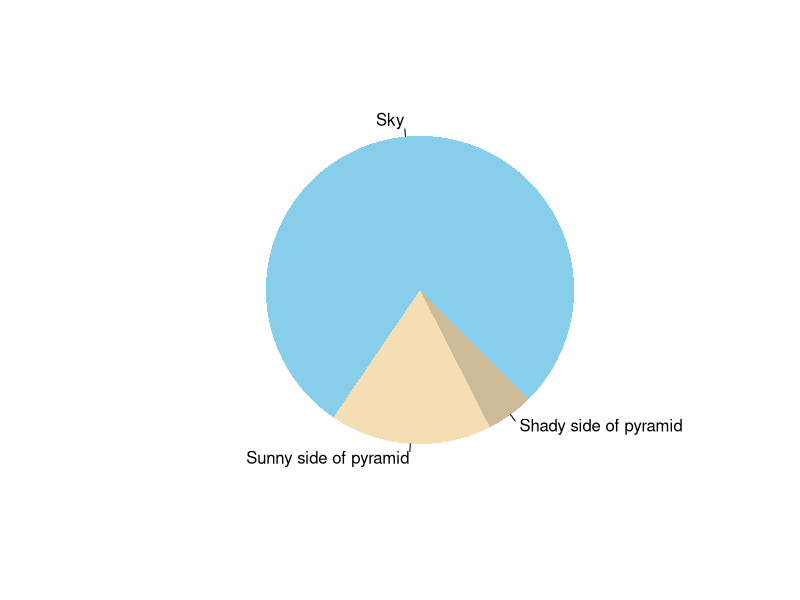

Generate this figure with R:
## ---- chunk 1
paste("This", "new", "template", "looks", "good")
## ---- chunk 2
pie(
  c(Sky = 78, "Sunny side of pyramid" = 17, "Shady side of pyramid" = 5), 
  init.angle = 315, 
  col = c("skyblue", "wheat", "wheat3"), 
  border = FALSE
)
## ---- chunk 3
